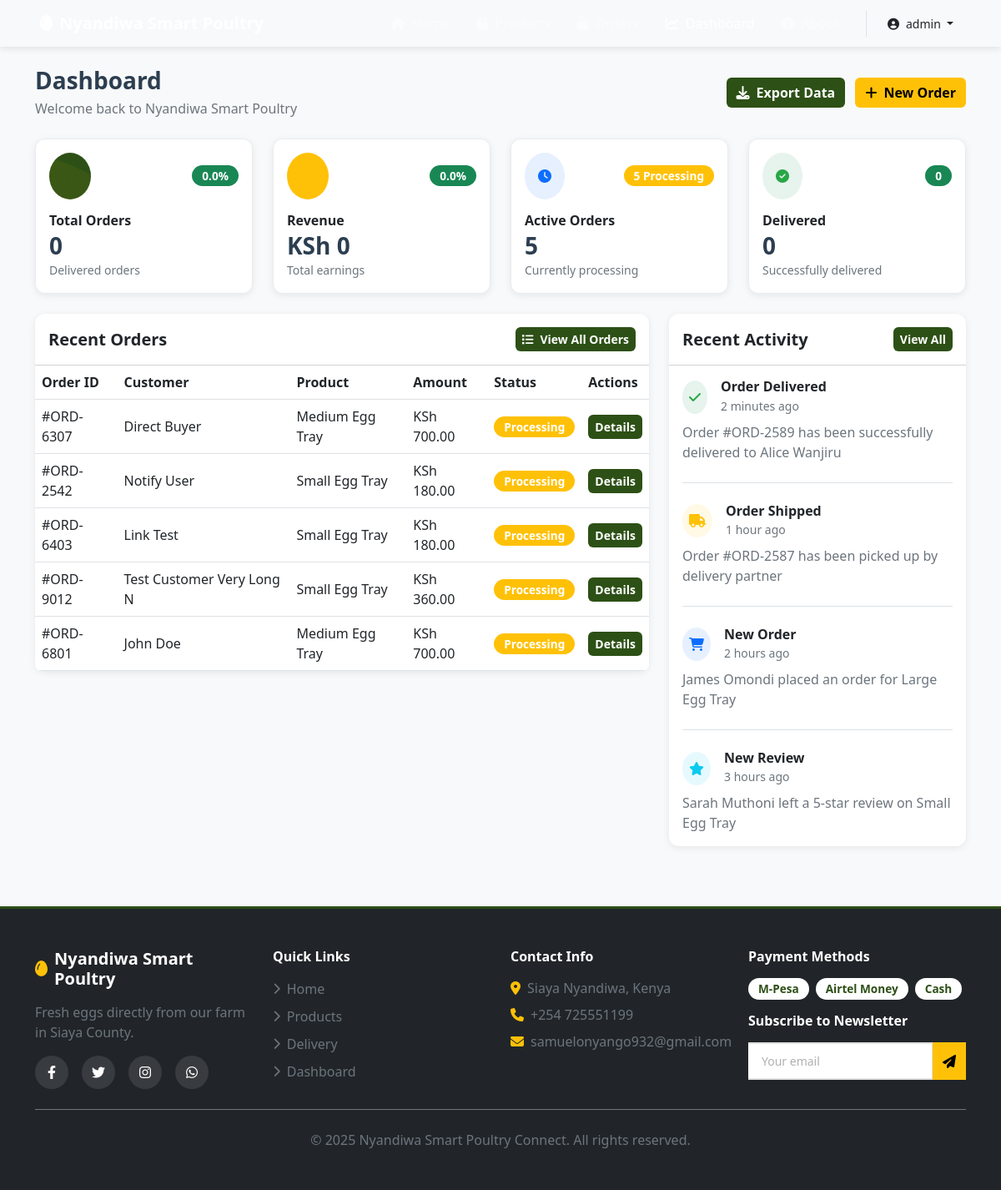
/dashboard/ (signed in), run on an earlier commit of the app's database.
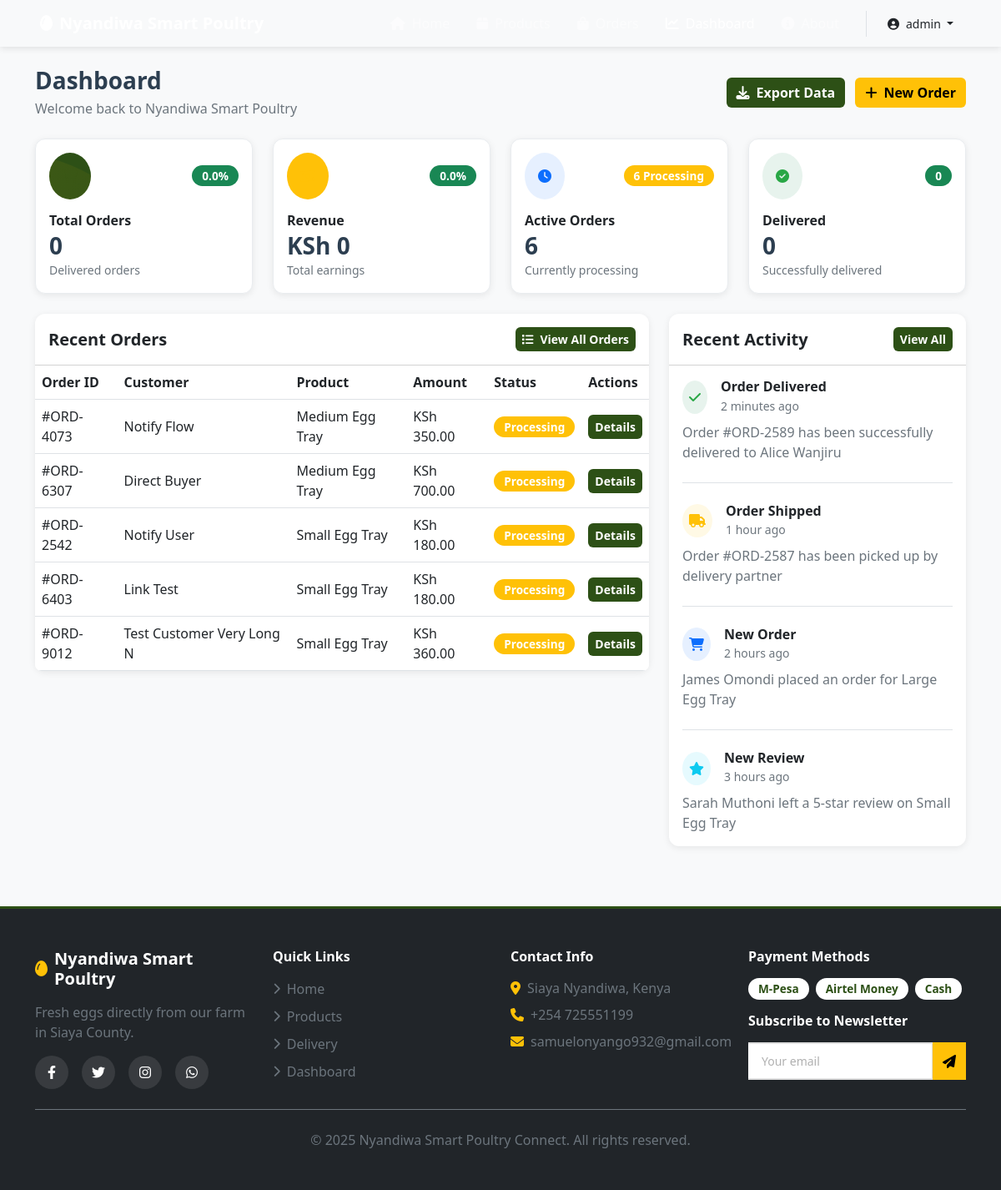
And on a later commit of the database.
### chickapp/models.py (models this page shows, shortened)
class order(models.Model):
    STATUS_PROCESSING = "processing"
    STATUS_IN_TRANSIT = "in_transit"
    STATUS_DELIVERED = "delivered"
    STATUS_CANCELLED = "cancelled"
    STATUS_CHOICES = [
        (STATUS_PROCESSING, "Processing"),
        (STATUS_IN_TRANSIT, "In Transit"),
        (STATUS_DELIVERED, "Delivered"),
        (STATUS_CANCELLED, "Cancelled"),
    ]
    PAYMENT_MPESA = "mpesa"
    PAYMENT_AIRTEL = "airtel_money"
    PAYMENT_CASH = "cash"
    PAYMENT_METHOD_CHOICES = [
        (PAYMENT_MPESA, "M-Pesa"),
        (PAYMENT_AIRTEL, "Airtel Money"),
        (PAYMENT_CASH, "Cash on Delivery"),
    ]
    PAYMENT_STATUS_PENDING = "pending"
    PAYMENT_STATUS_COMPLETED = "completed"
    PAYMENT_STATUS_FAILED = "failed"
    PAYMENT_STATUS_CHOICES = [
        (PAYMENT_STATUS_PENDING, "Pending"),
        (PAYMENT_STATUS_COMPLETED, "Completed"),
        (PAYMENT_STATUS_FAILED, "Failed"),
    ]
    order_code = models.CharField(max_length=12, editable=False, default='TEMP')
    customer = models.ForeignKey(customer, on_delete=models.CASCADE)
    product = models.ForeignKey(product, on_delete=models.PROTECT, null=True, blank=True)
    number_of_trays = models.PositiveIntegerField()
    amount = models.DecimalField(max_digits=10, decimal_places=2, default=0)
    status = models.CharField(max_length=20, choices=STATUS_CHOICES, default=STATUS_PROCESSING)
    payment_method = models.CharField(max_length=20, choices=PAYMENT_METHOD_CHOICES, blank=True, default="")
    payment_status = models.CharField(max_length=20, choices=PAYMENT_STATUS_CHOICES, default=PAYMENT_STATUS_PENDING)
    payment_phone = models.CharField(max_length=15, blank=True, default="")
    payment_reference = models.CharField(max_length=50, blank=True, default="")
    mpesa_checkout_request_id = models.CharField(max_length=100, blank=True, default="")
    mpesa_merchant_request_id = models.CharField(max_length=100, blank=True, default="")
    mpesa_receipt_number = models.CharField(max_length=50, blank=True, default="")
    order_date = models.DateTimeField(auto_now_add=True)
    updated_at = models.DateTimeField(auto_now=True)
    message = models.TextField(blank=True, default="")

class customer(models.Model):
    name = models.CharField(max_length=100)
    surname = models.CharField(max_length=100)
    email = models.EmailField(max_length=100)
    password = models.CharField(max_length=255)
    phone = models.CharField(max_length=20)
    location = models.CharField(max_length=100)
    message = models.TextField(blank=True, default="")

class product(models.Model):
    name = models.CharField(max_length=50)
    size = models.CharField(max_length=30, blank=True, default="")
    price = models.DecimalField(max_digits=10, decimal_places=2)
    description = models.TextField(blank=True, default="")
    is_active = models.BooleanField(default=True)
    created_at = models.DateTimeField(auto_now_add=True)

### chickapp/views.py (the view)
# urls.py: path('dashboard/', views.dashboard, name='dashboard'),
def dashboard(request):
    if not request.user.is_authenticated:
        return redirect('login')
    if not request.user.is_superuser and not request.user.is_staff:
        return redirect('products')
    recent_orders = []
    db_error = None
    total_orders = 0
    total_revenue = 0
    processing_orders = 0
    delivered_orders = 0
    try:
        recent_orders = list(
            order.objects.select_related('customer', 'product').order_by('-order_date')[:5]
        )
        total_orders = order.objects.filter(status=order.STATUS_DELIVERED).count()
        revenue_data = order.objects.filter(
            status=order.STATUS_DELIVERED
        ).aggregate(total=Sum('amount'))
        total_revenue = revenue_data['total'] or 0
        processing_orders = order.objects.filter(
            status=order.STATUS_PROCESSING
        ).count()
        delivered_orders = order.objects.filter(
            status=order.STATUS_DELIVERED
        ).count()
        today = timezone.now()
        week_ago = today - timedelta(days=7)
        two_weeks_ago = today - timedelta(days=14)
        current_week_orders = order.objects.filter(
            order_date__gte=week_ago,
            status=order.STATUS_DELIVERED
        ).count()
        previous_week_orders = order.objects.filter(
            order_date__gte=two_weeks_ago,
            order_date__lt=week_ago,
            status=order.STATUS_DELIVERED
        ).count()
        order_growth = 0
        if previous_week_orders > 0:
            order_growth = round(((current_week_orders - previous_week_orders) / previous_week_orders) * 100, 1)
        current_week_revenue = order.objects.filter(
            order_date__gte=week_ago,
            status=order.STATUS_DELIVERED
        ).aggregate(total=Sum('amount'))['total'] or 0
        previous_week_revenue = order.objects.filter(
            order_date__gte=two_weeks_ago,
            order_date__lt=week_ago,
            status=order.STATUS_DELIVERED
        ).aggregate(total=Sum('amount'))['total'] or 0
        revenue_growth = 0
        if previous_week_revenue > 0:
            revenue_growth = round(((current_week_revenue - previous_week_revenue) / previous_week_revenue) * 100, 1)
    except OperationalError:
        db_error = 'Order data is unavailable. Run migrations to create required tables.'
    except Exception as e:
        logger.error(f"Dashboard error: {str(e)}")
        db_error = f'An error occurred loading dashboard data: {str(e)}'
    return render(request, 'dashboard.html', {
        'recent_orders': recent_orders,
        'db_error': db_error,
        'total_orders': total_orders,
        'total_revenue': total_revenue,
        'processing_orders': processing_orders,
        'delivered_orders': delivered_orders,
        'order_growth': order_growth,
        'revenue_growth': revenue_growth,
    })

### chickapp/templates/dashboard.html (shortened to what the changed rows need)
<!DOCTYPE html>
<html lang="en">
<head>
    {% load static %}
    <link href="https://cdn.jsdelivr.net/npm/bootstrap@5.3.0/dist/css/bootstrap.min.css" rel="stylesheet">
    <link href="https://cdnjs.cloudflare.com/ajax/libs/font-awesome/6.4.0/css/all.min.css" rel="stylesheet">
    <link href="{% static 'css/custom.css' %}" rel="stylesheet">
</head>
<body class="page-transition">
    <main class="py-4">
             <div class="container">
            <div class="d-flex justify-content-between align-items-center mb-4">
                <div>
                    <h1 class="h3 fw-bold mb-1">Dashboard</h1>
                </div>
            </div>
            <div class="row g-4 mb-4">
                <div class="col-md-3">
                    <div class="card stat-card">
                        <div class="card-body">
                            <div class="d-flex justify-content-between align-items-center mb-3">
                                <div class="rounded-circle bg-primary bg-opacity-10 p-3">
                                    <i class="fas fa-clock text-primary"></i>
                                </div>
                                <span class="badge bg-warning">{{ processing_orders }} Processing</span>
                            </div>
                            <h6 class="fw-bold mb-1">Active Orders</h6>
                            <h3 class="fw-bold mb-0">{{ processing_orders }}</h3>
                            <small class="text-secondary">Currently processing</small>
                        </div>
                    </div>
                </div>
            </div>
            <div class="row g-4">
                <div class="col-lg-8">
                    <div class="card">
                        <div class="table-responsive">
                            <table class="table align-middle mb-0">
                                <thead class="bg-light">
                                    <tr>
                                        <th>Order ID</th>
                                        <th>Customer</th>
                                        <th>Product</th>
                                        <th>Amount</th>
                                        <th>Status</th>
                                        <th>Actions</th>
                                    </tr>
                                </thead>
                                <tbody>
                                    {% if db_error %}
                                        <tr>
                                            <td colspan="6" class="text-center text-secondary py-4">{{ db_error }}</td>
                                        </tr>
                                    {% else %}
                                    {% if recent_orders %}
                                        {% for order in recent_orders %}
                                            <tr>
                                                <td>#{{ order.order_code }}</td>
                                                <td>{{ order.customer.name }} {{ order.customer.surname }}</td>
                                                <td>{{ order.product.name }}</td>
                                                <td>KSh {{ order.amount }}</td>
                                                <td>
                                                    {% if order.status == 'delivered' %}
                                                        <span class="badge bg-success">Delivered</span>
                                                    {% elif order.status == 'processing' %}
                                                        <span class="badge bg-warning">Processing</span>
                                                    {% elif order.status == 'in_transit' %}
                                                        <span class="badge bg-info">In Transit</span>
                                                    {% else %}
                                                        <span class="badge bg-danger">Cancelled</span>
                                                    {% endif %}
                                                </td>
                                                <td><a class="btn btn-sm btn-farm-green" href="{% url 'orders' %}#{{ order.order_code }}">Details</a></td>
                                            </tr>
                                        {% endfor %}
                                    {% else %}
                                        <tr>
                                            <td colspan="6" class="text-center text-secondary py-4">No orders yet.</td>
                                        </tr>
                                    {% endif %}
                                    {% endif %}
                                </tbody>
                            </table>
                        </div>
                    </div>
                </div>
            </div>
        </div>
    </main>
</body>
</html>

What changed in the data, as far as the page shows it:
no longer on this page (row unchanged): order: order_code "ORD-6801", customer.name "John", customer.surname "Doe", product.name "Medium Egg Tray", amount "700.00", status "Processing"
added order: order_code "ORD-4073", customer.name "Notify", customer.surname "Flow", product.name "Medium Egg Tray", amount "350.00", status "Processing"
Also different on the page:
{{ processing_orders }}: "5" → "6"
